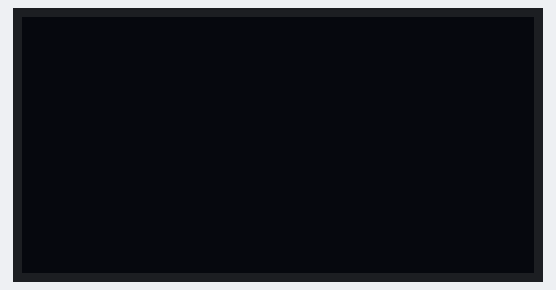
This sketch was run on a simulated Arduino Uno, built with avr-gcc and run on an emulated ATmega328P. Shown: 128×64 one-colour display.

Above: at 0.1 s.
At 1.71 s:
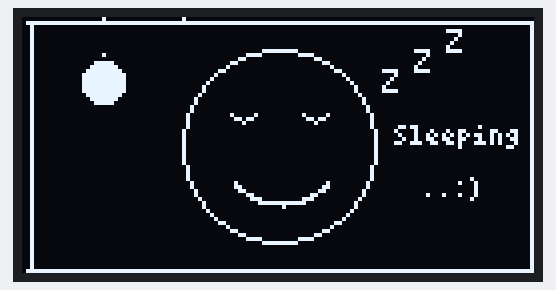
At 2.7 s:
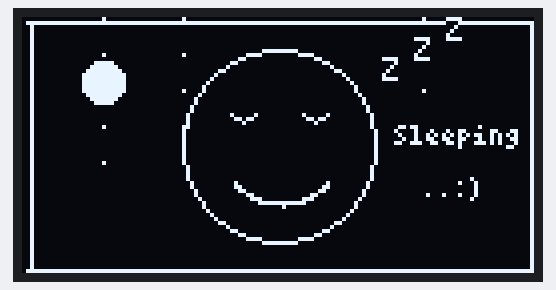
At 3.6 s:
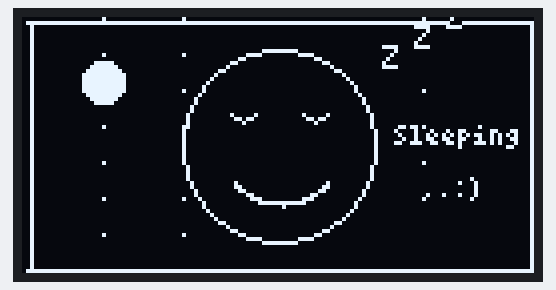

Measured:
- by itself, everything shown: repeats every 3.9 s, in 8 steps
- what the display in image 3 shows lasts 1.6 s, from 3.5 s to 5.1 s

The sketch:

good_night.ino
```cpp
//Sleeping

#include <math.h>
#include <U8g2lib.h>

U8G2_SSD1306_128X64_NONAME_F_HW_I2C u8g2(U8G2_R0, /* reset=*/ U8X8_PIN_NONE);

void setup(){
  // put your setup code here, to run once:
  u8g2.begin();
}

void loop() {
  // put your main code here, to run repeatedly:
  u8g2.clearBuffer();

  drawSleepElements();

  //zzz animation
  for (int offset = 0; offset <= 7; offset++) {  // Move "ZZZ" upwards
    drawZZZ(offset); // Draw frame
    u8g2.sendBuffer();
    delay(200);      // Pause for animation effect
  }
  delay(200);
  u8g2.sendBuffer();
}

void drawSleepElements(){
  drawRectBox();
  drawEyes(73,26);
  u8g2.drawCircle(64, 32, 24);
  delay(1000);

  u8g2.setFont(u8g2_font_4x6_tr);
  u8g2.drawStr(93,32,"Sleeping");
  u8g2.drawStr(100,45,"..:)");

  u8g2.drawDisc(20, 16, 5);//Moon
  drawMouth(65,32,15);

}

void drawRectBox(){
  u8g2.drawLine(1,1,128,1);
  u8g2.drawLine(1,63,128,63);
  u8g2.drawLine(2,1,2,64);
  u8g2.drawLine(127,1,127,64);
}

void drawEyes(int x,int y){
  for(int i=0;i<=1;i++){
    if(i==0) x-=18;
    else x+=18;
    u8g2.drawPixel(x,y);
    u8g2.drawPixel(x-1,y-1);
    u8g2.drawPixel(x+1,y-1);
    u8g2.drawPixel(x-2,y-1);
    u8g2.drawPixel(x+2,y-1);
    u8g2.drawPixel(x-3,y-2);
    u8g2.drawPixel(x+3,y-2);
  }
}

void drawZZZ(int offset) {

  u8g2.setDrawColor(0); // Set draw color to black to clear
  u8g2.drawBox(88, 10 - offset, 30, 12);
  u8g2.drawPixel(20,offset*9);
  u8g2.drawPixel(40,(offset-1)*9);
  u8g2.drawPixel(100,(offset-2)*9);

  u8g2.setDrawColor(1); // Set draw color back to white

  // Set a small font for the "ZZZ"
  u8g2.setFont(u8g2_font_5x8_tr);

  // Draw the "ZZZ" with an upward motion and slant
  u8g2.drawStr(90, 20 - offset, "Z");  // First Z (bottom)
  u8g2.drawStr(98, 15 - offset, "Z");  // Second Z (middle, slanted up)
  u8g2.drawStr(106, 10 - offset, "Z");  // Third Z (top, slanted up)

  //Stars
  u8g2.drawPixel(20,offset*9);
  u8g2.drawPixel(40,(offset-1)*9);
  u8g2.drawPixel(100,(offset-2)*9);
  delay(100);

  u8g2.drawPixel(20,offset*9);
  u8g2.drawPixel(40,(offset-1)*9);
  u8g2.drawPixel(100,(offset-2)*9);

}

void drawMouth(int x, int y, int radius) {
  // Draw a small arc from approximately 45 degrees to 135 degrees
  for (int angle = 40; angle <= 140; angle++) {
    int xPos = x + radius * cos(angle * M_PI / 180);
    int yPos = y + radius * sin(angle * M_PI / 180);
    u8g2.drawPixel(xPos, yPos);
  }
}
```
